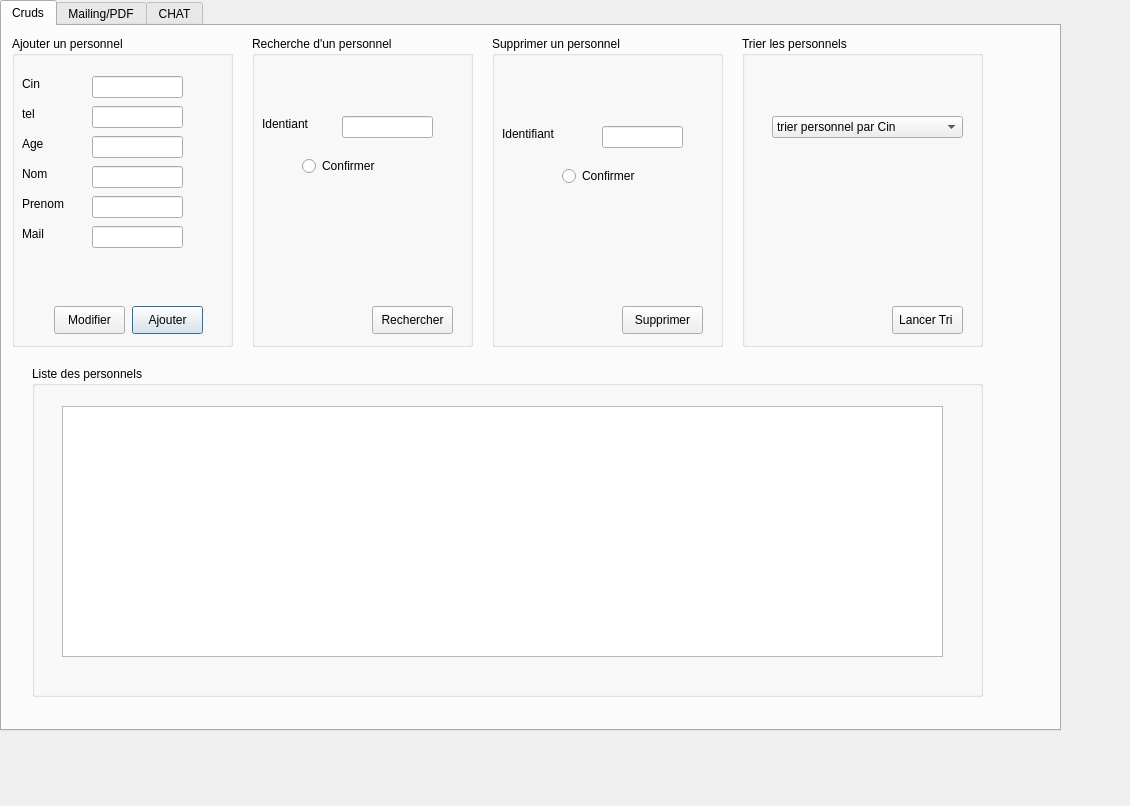
<?xml version="1.0" encoding="UTF-8"?>
<ui version="4.0">
 <class>Dialog</class>
 <widget class="QDialog" name="Dialog">
  <property name="geometry">
   <rect>
    <x>0</x>
    <y>0</y>
    <width>1130</width>
    <height>806</height>
   </rect>
  </property>
  <property name="windowTitle">
   <string>Dialog</string>
  </property>
  <widget class="QTabWidget" name="tqb3">
   <property name="geometry">
    <rect>
     <x>0</x>
     <y>0</y>
     <width>1061</width>
     <height>731</height>
    </rect>
   </property>
   <property name="currentIndex">
    <number>0</number>
   </property>
   <widget class="QWidget" name="tab">
    <attribute name="title">
     <string>Cruds</string>
    </attribute>
    <widget class="QGroupBox" name="groupBox">
     <property name="geometry">
      <rect>
       <x>10</x>
       <y>10</y>
       <width>221</width>
       <height>311</height>
      </rect>
     </property>
     <property name="title">
      <string>Ajouter un personnel</string>
     </property>
     <widget class="QLabel" name="label_2">
      <property name="geometry">
       <rect>
        <x>10</x>
        <y>130</y>
        <width>56</width>
        <height>16</height>
       </rect>
      </property>
      <property name="text">
       <string>Nom</string>
      </property>
     </widget>
     <widget class="QLabel" name="label_3">
      <property name="geometry">
       <rect>
        <x>10</x>
        <y>160</y>
        <width>56</width>
        <height>16</height>
       </rect>
      </property>
      <property name="text">
       <string>Prenom</string>
      </property>
     </widget>
     <widget class="QLabel" name="label_4">
      <property name="geometry">
       <rect>
        <x>10</x>
        <y>40</y>
        <width>56</width>
        <height>16</height>
       </rect>
      </property>
      <property name="text">
       <string>Cin</string>
      </property>
     </widget>
     <widget class="QLabel" name="label_5">
      <property name="geometry">
       <rect>
        <x>10</x>
        <y>70</y>
        <width>56</width>
        <height>16</height>
       </rect>
      </property>
      <property name="text">
       <string>tel</string>
      </property>
     </widget>
     <widget class="QLabel" name="label_6">
      <property name="geometry">
       <rect>
        <x>10</x>
        <y>100</y>
        <width>56</width>
        <height>16</height>
       </rect>
      </property>
      <property name="text">
       <string>Age</string>
      </property>
     </widget>
     <widget class="QLineEdit" name="lineEdit_1">
      <property name="geometry">
       <rect>
        <x>80</x>
        <y>40</y>
        <width>91</width>
        <height>22</height>
       </rect>
      </property>
     </widget>
     <widget class="QLineEdit" name="lineEdit_2">
      <property name="geometry">
       <rect>
        <x>80</x>
        <y>70</y>
        <width>91</width>
        <height>22</height>
       </rect>
      </property>
     </widget>
     <widget class="QLineEdit" name="lineEdit_3">
      <property name="geometry">
       <rect>
        <x>80</x>
        <y>100</y>
        <width>91</width>
        <height>22</height>
       </rect>
      </property>
     </widget>
     <widget class="QLineEdit" name="lineEdit_4">
      <property name="geometry">
       <rect>
        <x>80</x>
        <y>130</y>
        <width>91</width>
        <height>22</height>
       </rect>
      </property>
     </widget>
     <widget class="QLineEdit" name="lineEdit_5">
      <property name="geometry">
       <rect>
        <x>80</x>
        <y>160</y>
        <width>91</width>
        <height>22</height>
       </rect>
      </property>
     </widget>
     <widget class="QPushButton" name="pushButton">
      <property name="geometry">
       <rect>
        <x>120</x>
        <y>270</y>
        <width>71</width>
        <height>28</height>
       </rect>
      </property>
      <property name="text">
       <string>Ajouter</string>
      </property>
     </widget>
     <widget class="QLabel" name="label_8">
      <property name="geometry">
       <rect>
        <x>10</x>
        <y>190</y>
        <width>56</width>
        <height>16</height>
       </rect>
      </property>
      <property name="text">
       <string>Mail</string>
      </property>
     </widget>
     <widget class="QLineEdit" name="lineEdit_7">
      <property name="geometry">
       <rect>
        <x>80</x>
        <y>190</y>
        <width>91</width>
        <height>22</height>
       </rect>
      </property>
     </widget>
     <widget class="QPushButton" name="pushButton_2">
      <property name="geometry">
       <rect>
        <x>42</x>
        <y>270</y>
        <width>71</width>
        <height>28</height>
       </rect>
      </property>
      <property name="text">
       <string>Modifier</string>
      </property>
     </widget>
    </widget>
    <widget class="QGroupBox" name="groupBox_3">
     <property name="geometry">
      <rect>
       <x>490</x>
       <y>10</y>
       <width>231</width>
       <height>311</height>
      </rect>
     </property>
     <property name="title">
      <string>Supprimer un personnel</string>
     </property>
     <widget class="QLabel" name="label_9">
      <property name="geometry">
       <rect>
        <x>10</x>
        <y>90</y>
        <width>71</width>
        <height>16</height>
       </rect>
      </property>
      <property name="text">
       <string>Identifiant</string>
      </property>
     </widget>
     <widget class="QLineEdit" name="lineEdit_8">
      <property name="geometry">
       <rect>
        <x>110</x>
        <y>90</y>
        <width>81</width>
        <height>22</height>
       </rect>
      </property>
     </widget>
     <widget class="QLabel" name="label_10">
      <property name="geometry">
       <rect>
        <x>10</x>
        <y>66</y>
        <width>56</width>
        <height>20</height>
       </rect>
      </property>
      <property name="text">
       <string/>
      </property>
     </widget>
     <widget class="QPushButton" name="pushButton_3">
      <property name="geometry">
       <rect>
        <x>130</x>
        <y>270</y>
        <width>81</width>
        <height>28</height>
       </rect>
      </property>
      <property name="text">
       <string>Supprimer</string>
      </property>
     </widget>
     <widget class="QRadioButton" name="radioButton_6">
      <property name="geometry">
       <rect>
        <x>70</x>
        <y>130</y>
        <width>97</width>
        <height>20</height>
       </rect>
      </property>
      <property name="text">
       <string>Confirmer</string>
      </property>
     </widget>
    </widget>
    <widget class="QGroupBox" name="groupBox_4">
     <property name="geometry">
      <rect>
       <x>250</x>
       <y>10</y>
       <width>221</width>
       <height>311</height>
      </rect>
     </property>
     <property name="title">
      <string>Recherche d'un personnel</string>
     </property>
     <widget class="QLabel" name="label_12">
      <property name="geometry">
       <rect>
        <x>10</x>
        <y>80</y>
        <width>71</width>
        <height>16</height>
       </rect>
      </property>
      <property name="text">
       <string>Identiant</string>
      </property>
     </widget>
     <widget class="QLineEdit" name="lineEdit_recherche">
      <property name="geometry">
       <rect>
        <x>90</x>
        <y>80</y>
        <width>91</width>
        <height>22</height>
       </rect>
      </property>
      <property name="text">
       <string/>
      </property>
     </widget>
     <widget class="QPushButton" name="pushButton_4">
      <property name="geometry">
       <rect>
        <x>120</x>
        <y>270</y>
        <width>81</width>
        <height>28</height>
       </rect>
      </property>
      <property name="text">
       <string>Rechercher</string>
      </property>
     </widget>
     <widget class="QRadioButton" name="radioButton_5">
      <property name="geometry">
       <rect>
        <x>50</x>
        <y>120</y>
        <width>97</width>
        <height>20</height>
       </rect>
      </property>
      <property name="text">
       <string>Confirmer</string>
      </property>
     </widget>
    </widget>
    <widget class="QGroupBox" name="groupBox_5">
     <property name="geometry">
      <rect>
       <x>740</x>
       <y>10</y>
       <width>241</width>
       <height>311</height>
      </rect>
     </property>
     <property name="title">
      <string>Trier les personnels</string>
     </property>
     <widget class="QPushButton" name="pushButton_5">
      <property name="geometry">
       <rect>
        <x>150</x>
        <y>270</y>
        <width>71</width>
        <height>28</height>
       </rect>
      </property>
      <property name="text">
       <string>Lancer Tri </string>
      </property>
     </widget>
     <widget class="QComboBox" name="comboBox_tri">
      <property name="geometry">
       <rect>
        <x>30</x>
        <y>80</y>
        <width>191</width>
        <height>22</height>
       </rect>
      </property>
      <item>
       <property name="text">
        <string>trier personnel par Cin</string>
       </property>
      </item>
      <item>
       <property name="text">
        <string>trier personnel par ordre alphabetique du nom</string>
       </property>
      </item>
      <item>
       <property name="text">
        <string>trier personnel par Age</string>
       </property>
      </item>
     </widget>
    </widget>
    <widget class="QGroupBox" name="groupBox_9">
     <property name="geometry">
      <rect>
       <x>30</x>
       <y>340</y>
       <width>951</width>
       <height>331</height>
      </rect>
     </property>
     <property name="title">
      <string>Liste des personnels</string>
     </property>
     <widget class="QTableView" name="tableView">
      <property name="geometry">
       <rect>
        <x>30</x>
        <y>40</y>
        <width>881</width>
        <height>251</height>
       </rect>
      </property>
     </widget>
    </widget>
   </widget>
   <widget class="QWidget" name="tab_3">
    <attribute name="title">
     <string>Mailing/PDF</string>
    </attribute>
    <widget class="QGroupBox" name="groupBox_6">
     <property name="geometry">
      <rect>
       <x>30</x>
       <y>30</y>
       <width>591</width>
       <height>321</height>
      </rect>
     </property>
     <property name="title">
      <string>Mailing</string>
     </property>
     <widget class="QLabel" name="label_13">
      <property name="geometry">
       <rect>
        <x>10</x>
        <y>50</y>
        <width>71</width>
        <height>16</height>
       </rect>
      </property>
      <property name="text">
       <string>objet</string>
      </property>
     </widget>
     <widget class="QLineEdit" name="Lineobjet">
      <property name="geometry">
       <rect>
        <x>90</x>
        <y>50</y>
        <width>101</width>
        <height>22</height>
       </rect>
      </property>
     </widget>
     <widget class="QLabel" name="label_14">
      <property name="geometry">
       <rect>
        <x>10</x>
        <y>90</y>
        <width>56</width>
        <height>16</height>
       </rect>
      </property>
      <property name="text">
       <string>Mail</string>
      </property>
     </widget>
     <widget class="QLineEdit" name="Linemail">
      <property name="geometry">
       <rect>
        <x>90</x>
        <y>80</y>
        <width>101</width>
        <height>22</height>
       </rect>
      </property>
     </widget>
     <widget class="QLabel" name="label_15">
      <property name="geometry">
       <rect>
        <x>10</x>
        <y>120</y>
        <width>56</width>
        <height>16</height>
       </rect>
      </property>
      <property name="text">
       <string>Message</string>
      </property>
     </widget>
     <widget class="QPushButton" name="pb_mail">
      <property name="geometry">
       <rect>
        <x>480</x>
        <y>270</y>
        <width>81</width>
        <height>28</height>
       </rect>
      </property>
      <property name="text">
       <string>Envoyer</string>
      </property>
     </widget>
     <widget class="QPlainTextEdit" name="msg">
      <property name="geometry">
       <rect>
        <x>90</x>
        <y>110</y>
        <width>181</width>
        <height>111</height>
       </rect>
      </property>
     </widget>
    </widget>
    <widget class="QGroupBox" name="groupBox_7">
     <property name="geometry">
      <rect>
       <x>660</x>
       <y>320</y>
       <width>271</width>
       <height>251</height>
      </rect>
     </property>
     <property name="title">
      <string>Exporter PDF</string>
     </property>
     <widget class="QToolButton" name="toolButton">
      <property name="geometry">
       <rect>
        <x>140</x>
        <y>90</y>
        <width>31</width>
        <height>31</height>
       </rect>
      </property>
      <property name="text">
       <string>...</string>
      </property>
      <property name="icon">
       <iconset>
        <normaloff>../../download.jpg</normaloff>../../download.jpg</iconset>
      </property>
     </widget>
     <widget class="QPushButton" name="pushButton_7">
      <property name="geometry">
       <rect>
        <x>60</x>
        <y>90</y>
        <width>81</width>
        <height>28</height>
       </rect>
      </property>
      <property name="text">
       <string>Exporter</string>
      </property>
     </widget>
     <widget class="QLabel" name="label_16">
      <property name="geometry">
       <rect>
        <x>20</x>
        <y>80</y>
        <width>71</width>
        <height>16</height>
       </rect>
      </property>
      <property name="text">
       <string/>
      </property>
     </widget>
    </widget>
   </widget>
   <widget class="QWidget" name="tab_2">
    <attribute name="title">
     <string>CHAT</string>
    </attribute>
    <widget class="QGroupBox" name="groupBox_2">
     <property name="geometry">
      <rect>
       <x>40</x>
       <y>30</y>
       <width>951</width>
       <height>611</height>
      </rect>
     </property>
     <property name="title">
      <string>Chat</string>
     </property>
     <widget class="QTextEdit" name="textEdit">
      <property name="geometry">
       <rect>
        <x>40</x>
        <y>40</y>
        <width>871</width>
        <height>531</height>
       </rect>
      </property>
     </widget>
     <widget class="QLineEdit" name="lineEdit">
      <property name="geometry">
       <rect>
        <x>140</x>
        <y>370</y>
        <width>221</width>
        <height>31</height>
       </rect>
      </property>
     </widget>
     <widget class="QLineEdit" name="lineEdit_6">
      <property name="geometry">
       <rect>
        <x>520</x>
        <y>370</y>
        <width>221</width>
        <height>31</height>
       </rect>
      </property>
     </widget>
     <widget class="QPlainTextEdit" name="plainTextEdit">
      <property name="geometry">
       <rect>
        <x>140</x>
        <y>126</y>
        <width>291</width>
        <height>171</height>
       </rect>
      </property>
     </widget>
     <widget class="QPlainTextEdit" name="plainTextEdit_2">
      <property name="geometry">
       <rect>
        <x>500</x>
        <y>130</y>
        <width>331</width>
        <height>161</height>
       </rect>
      </property>
     </widget>
     <widget class="QPushButton" name="pushButton_6">
      <property name="geometry">
       <rect>
        <x>370</x>
        <y>370</y>
        <width>81</width>
        <height>28</height>
       </rect>
      </property>
      <property name="text">
       <string>chat1</string>
      </property>
     </widget>
     <widget class="QPushButton" name="pushButton_9">
      <property name="geometry">
       <rect>
        <x>760</x>
        <y>370</y>
        <width>93</width>
        <height>28</height>
       </rect>
      </property>
      <property name="text">
       <string>chat2</string>
      </property>
     </widget>
    </widget>
   </widget>
  </widget>
 </widget>
 <resources/>
 <connections/>
</ui>
